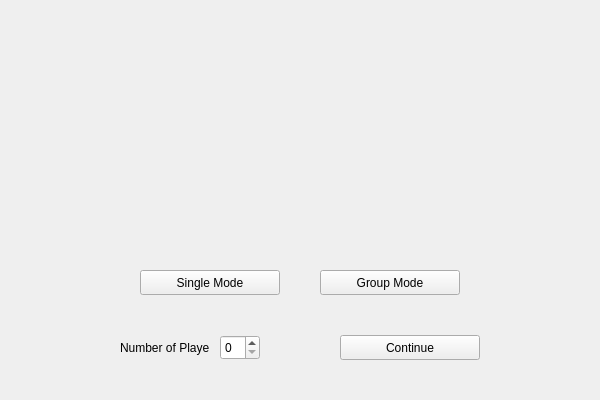
<?xml version="1.0" encoding="UTF-8"?>
<ui version="4.0">
 <class>HomeObject</class>
 <widget class="QWidget" name="HomeObject">
  <property name="geometry">
   <rect>
    <x>0</x>
    <y>0</y>
    <width>600</width>
    <height>400</height>
   </rect>
  </property>
  <property name="sizePolicy">
   <sizepolicy hsizetype="Minimum" vsizetype="Minimum">
    <horstretch>0</horstretch>
    <verstretch>0</verstretch>
   </sizepolicy>
  </property>
  <property name="minimumSize">
   <size>
    <width>600</width>
    <height>400</height>
   </size>
  </property>
  <property name="windowTitle">
   <string>Form</string>
  </property>
  <layout class="QVBoxLayout" name="verticalLayout_2">
   <property name="spacing">
    <number>40</number>
   </property>
   <property name="leftMargin">
    <number>20</number>
   </property>
   <property name="topMargin">
    <number>30</number>
   </property>
   <property name="rightMargin">
    <number>20</number>
   </property>
   <property name="bottomMargin">
    <number>40</number>
   </property>
   <item>
    <widget class="QLabel" name="icon">
     <property name="sizePolicy">
      <sizepolicy hsizetype="Minimum" vsizetype="Minimum">
       <horstretch>0</horstretch>
       <verstretch>0</verstretch>
      </sizepolicy>
     </property>
     <property name="minimumSize">
      <size>
       <width>560</width>
       <height>200</height>
      </size>
     </property>
     <property name="text">
      <string/>
     </property>
     <property name="scaledContents">
      <bool>true</bool>
     </property>
     <property name="alignment">
      <set>Qt::AlignCenter</set>
     </property>
    </widget>
   </item>
   <item>
    <layout class="QHBoxLayout" name="horizontalLayout">
     <property name="spacing">
      <number>40</number>
     </property>
     <property name="leftMargin">
      <number>120</number>
     </property>
     <property name="rightMargin">
      <number>120</number>
     </property>
     <item>
      <widget class="QPushButton" name="singleModeButton">
       <property name="sizePolicy">
        <sizepolicy hsizetype="Minimum" vsizetype="Minimum">
         <horstretch>0</horstretch>
         <verstretch>0</verstretch>
        </sizepolicy>
       </property>
       <property name="minimumSize">
        <size>
         <width>140</width>
         <height>20</height>
        </size>
       </property>
       <property name="text">
        <string>Single Mode</string>
       </property>
      </widget>
     </item>
     <item>
      <widget class="QPushButton" name="groupModeButton">
       <property name="sizePolicy">
        <sizepolicy hsizetype="Minimum" vsizetype="Minimum">
         <horstretch>0</horstretch>
         <verstretch>0</verstretch>
        </sizepolicy>
       </property>
       <property name="minimumSize">
        <size>
         <width>140</width>
         <height>20</height>
        </size>
       </property>
       <property name="text">
        <string>Group Mode</string>
       </property>
       <property name="autoDefault">
        <bool>false</bool>
       </property>
       <property name="default">
        <bool>false</bool>
       </property>
       <property name="flat">
        <bool>false</bool>
       </property>
      </widget>
     </item>
    </layout>
   </item>
   <item>
    <layout class="QHBoxLayout" name="horizontalLayout_3">
     <property name="spacing">
      <number>80</number>
     </property>
     <property name="leftMargin">
      <number>100</number>
     </property>
     <property name="rightMargin">
      <number>100</number>
     </property>
     <item>
      <layout class="QHBoxLayout" name="horizontalLayout_2">
       <property name="spacing">
        <number>10</number>
       </property>
       <item>
        <widget class="QLabel" name="numPlayersLabel">
         <property name="sizePolicy">
          <sizepolicy hsizetype="Minimum" vsizetype="Minimum">
           <horstretch>0</horstretch>
           <verstretch>0</verstretch>
          </sizepolicy>
         </property>
         <property name="minimumSize">
          <size>
           <width>90</width>
           <height>20</height>
          </size>
         </property>
         <property name="text">
          <string>Number of Players:</string>
         </property>
        </widget>
       </item>
       <item>
        <widget class="QSpinBox" name="numPlayersBox">
         <property name="sizePolicy">
          <sizepolicy hsizetype="Minimum" vsizetype="Minimum">
           <horstretch>0</horstretch>
           <verstretch>0</verstretch>
          </sizepolicy>
         </property>
         <property name="minimumSize">
          <size>
           <width>40</width>
           <height>20</height>
          </size>
         </property>
        </widget>
       </item>
      </layout>
     </item>
     <item>
      <widget class="QPushButton" name="continueButton">
       <property name="sizePolicy">
        <sizepolicy hsizetype="Minimum" vsizetype="Minimum">
         <horstretch>0</horstretch>
         <verstretch>0</verstretch>
        </sizepolicy>
       </property>
       <property name="minimumSize">
        <size>
         <width>140</width>
         <height>20</height>
        </size>
       </property>
       <property name="text">
        <string>Continue</string>
       </property>
      </widget>
     </item>
    </layout>
   </item>
  </layout>
 </widget>
 <resources/>
 <connections/>
</ui>
